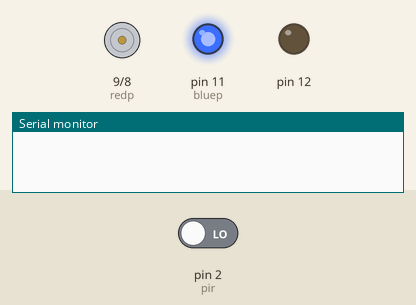
Bench run of a sketch on a simulated Arduino Uno, built with avr-gcc and run on an emulated ATmega328P. Shown: motor-driver pin pairs drawn as motors (green arrow = first pin HIGH = forward, orange = second pin HIGH = backward, longer = more drive), output pins drawn as LEDs (lit = HIGH), the last lines printed to the serial monitor. The inputs (shaded band) are chosen by the test bench; at power-on: pin 2 (pir) LOW.

Above: at 1.2 s.
1.3 s: pin 2 (pir) driven HIGH
At 2.2 s:
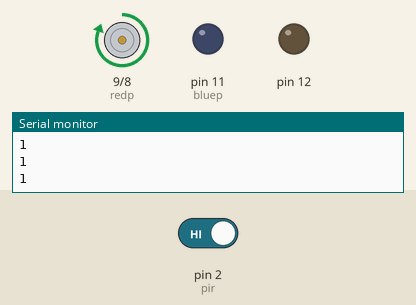
2.8 s: pin 2 (pir) driven LOW
At 3.4 s:
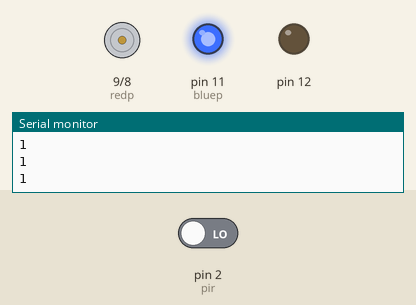
Timing chart, 0 to 5.8 s (numbered marks = the images above; inputs shaded):
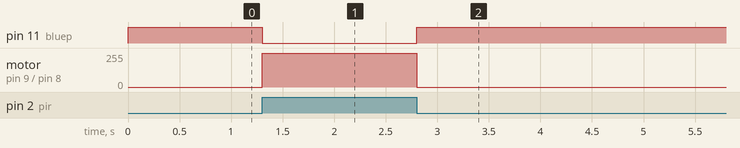

The sketch:

led_blink.ino
```cpp
#define redn 8
#define redp 9
#define bluen 10
#define bluep 11
#define pir 2


void setup() {
  // put your setup code here, to run once:
  Serial.begin(9600);
  pinMode(8,OUTPUT);
  pinMode(9,OUTPUT);
  pinMode(11,OUTPUT);
  pinMode(12,OUTPUT);
  pinMode(pir,INPUT);
}

void loop() {
  // put your main code here, to run repeatedly:
 if(digitalRead(pir)==HIGH)
 {
  redon();
  blueoff();
  Serial.println(digitalRead(pir));
 }
else
{
  blueon();
  redoff();
}

}

void redon()
  {
  digitalWrite(redn,LOW);
  digitalWrite(redp,HIGH);

  }
  void redoff()
  {
  digitalWrite(redn,LOW);
  digitalWrite(redp,LOW);

  }
  void blueon()
  {
  digitalWrite(bluen,LOW);
  digitalWrite(bluep,HIGH);

  }
  void blueoff()
  {
  digitalWrite(bluen,LOW);
  digitalWrite(bluep,LOW);
  }
```

Measured:
- after the input at 1.3 s, pin 11 (bluep): HIGH → LOW at once; motor on pin 9 (redp) / pin 8 (redn): stopped → forward 255/255 at once
- after the input at 2.8 s, pin 11 (bluep): LOW → HIGH at once; motor on pin 9 (redp) / pin 8 (redn): forward 255/255 → stopped at once
